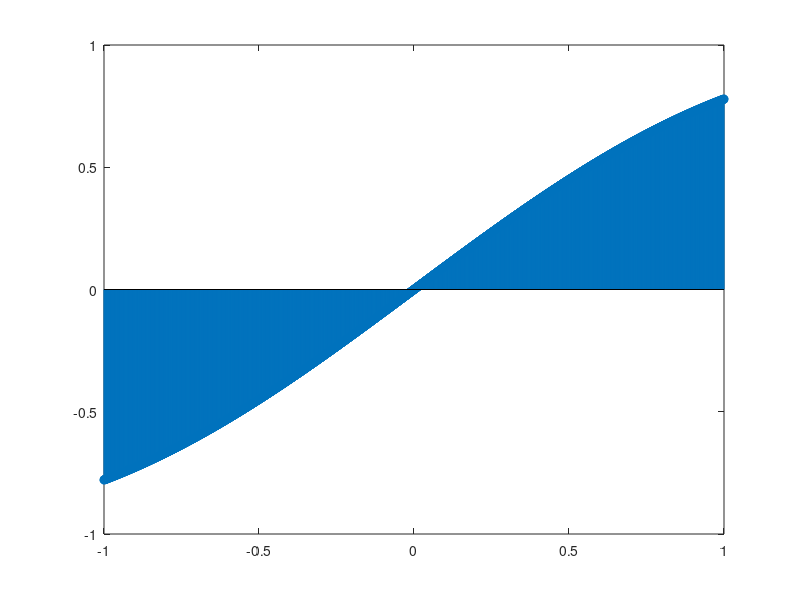
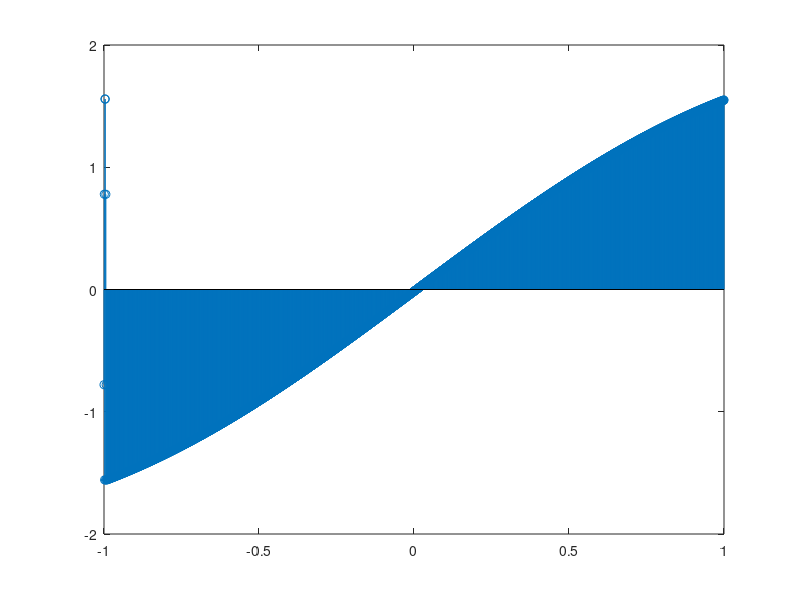

Here is the MATLAB script that generated these plots, in order: (Note: this script raises an error after producing the figures.)
%% DSP - TP5 EJ 4
clc; clear all; close all;
Fs=1000;
Ts=1/Fs;
n=[-1:Ts:1];
xn=sin(0.1*pi*n)+(1/3)*sin(0.3*pi*n)+(1/5)*sin(0.5*pi*n);
figure(1)
stem(n,xn)
%% inciso a

hn=[1 -2 3 -4 0 4 -3 2 1];

yn=filter(hn,1,xn);

figure(2)
stem(n,yn)

fvtool(hn,1); %visualizo el filtro, veo que distorsiona tanto en magnitud como en fase
%%
f=1000;
a=10;
SyE_seno(a,f)